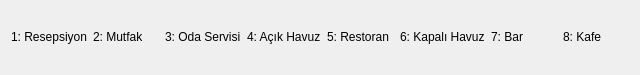
<?xml version="1.0" encoding="UTF-8"?>
<ui version="4.0">
 <class>EmplyeeNumber</class>
 <widget class="QDialog" name="EmplyeeNumber">
  <property name="geometry">
   <rect>
    <x>0</x>
    <y>0</y>
    <width>640</width>
    <height>75</height>
   </rect>
  </property>
  <property name="minimumSize">
   <size>
    <width>640</width>
    <height>75</height>
   </size>
  </property>
  <property name="maximumSize">
   <size>
    <width>640</width>
    <height>75</height>
   </size>
  </property>
  <property name="windowTitle">
   <string>Departman Numarası</string>
  </property>
  <layout class="QVBoxLayout" name="verticalLayout_2">
   <item>
    <layout class="QVBoxLayout" name="verticalLayout">
     <item>
      <layout class="QHBoxLayout" name="horizontalLayout">
       <item>
        <widget class="QLabel" name="label">
         <property name="maximumSize">
          <size>
           <width>16777215</width>
           <height>20</height>
          </size>
         </property>
         <property name="text">
          <string>1: Resepsiyon</string>
         </property>
        </widget>
       </item>
       <item>
        <widget class="QLabel" name="label_2">
         <property name="maximumSize">
          <size>
           <width>16777215</width>
           <height>20</height>
          </size>
         </property>
         <property name="text">
          <string>2: Mutfak</string>
         </property>
        </widget>
       </item>
       <item>
        <widget class="QLabel" name="label_3">
         <property name="maximumSize">
          <size>
           <width>16777215</width>
           <height>20</height>
          </size>
         </property>
         <property name="text">
          <string>3: Oda Servisi</string>
         </property>
        </widget>
       </item>
       <item>
        <widget class="QLabel" name="label_4">
         <property name="maximumSize">
          <size>
           <width>16777215</width>
           <height>20</height>
          </size>
         </property>
         <property name="text">
          <string>4: Açık Havuz</string>
         </property>
        </widget>
       </item>
       <item>
        <widget class="QLabel" name="label_5">
         <property name="maximumSize">
          <size>
           <width>16777215</width>
           <height>20</height>
          </size>
         </property>
         <property name="text">
          <string>5: Restoran</string>
         </property>
        </widget>
       </item>
       <item>
        <widget class="QLabel" name="label_6">
         <property name="maximumSize">
          <size>
           <width>16777215</width>
           <height>20</height>
          </size>
         </property>
         <property name="text">
          <string>6: Kapalı Havuz</string>
         </property>
        </widget>
       </item>
       <item>
        <widget class="QLabel" name="label_7">
         <property name="maximumSize">
          <size>
           <width>16777215</width>
           <height>20</height>
          </size>
         </property>
         <property name="text">
          <string>7: Bar</string>
         </property>
        </widget>
       </item>
       <item>
        <widget class="QLabel" name="label_8">
         <property name="maximumSize">
          <size>
           <width>16777215</width>
           <height>20</height>
          </size>
         </property>
         <property name="text">
          <string>8: Kafe</string>
         </property>
        </widget>
       </item>
      </layout>
     </item>
    </layout>
   </item>
  </layout>
 </widget>
 <resources/>
 <connections/>
</ui>
